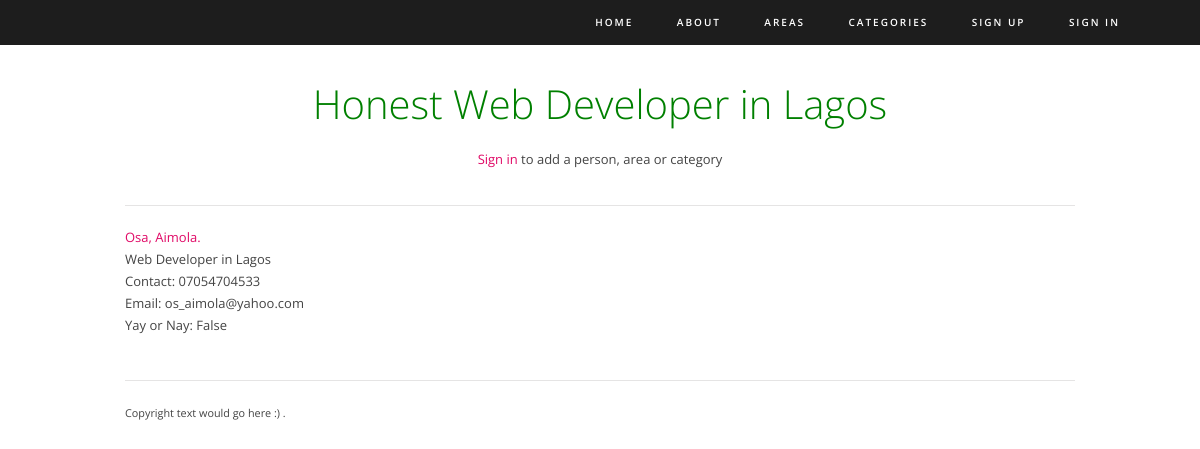
The page /honest/lagos/web-developer/ on the database its author committed.
### honest/models.py (models this page shows, shortened)
class Category(models.Model):
    category = models.CharField(max_length=100, unique=True, default='General',
                                help_text="Category of Service Provided")
    views = models.IntegerField(default=0)
    slug = models.SlugField()
    def __str__(self):
        return self.category

class Area(models.Model):
    state = models.CharField(max_length=100, unique=True, default='Nigeria')
    views = models.IntegerField(default=0)
    slug = models.SlugField()
    """ commented out, states are unique and cant have multiple areas
    area = models.CharField(max_length=100, unique=True, null=True)
    """
    def __str__(self):
        return self.state

class Person(models.Model):
    service = models.ForeignKey(Category, on_delete=models.PROTECT, related_name='service', help_text='Service')
    location = models.ForeignKey(Area, on_delete=models.PROTECT, related_name='location', help_text='Location (state)')
    first_name = models.CharField(max_length=60, help_text='First name')
    last_name = models.CharField(max_length=60, help_text='Last name (surname)')
    phone_number = models.CharField(max_length=14, validators=[
        MinLengthValidator(11, message='phone number must be 11 - 14 characters long')], help_text="phone number 11"
                                                                                                   "- 14 digits allowed")
    email = models.EmailField(max_length=150, blank=True, help_text='Valid email address')
    date_added = models.DateField(auto_now_add=True)
    views = models.IntegerField(default=0)
    upvotes = models.IntegerField(default=0)
    downvotes = models.IntegerField(default=0)
    rating = models.FloatField(default=0)
    def vote_positive(self):
        return self.upvotes > self.downvotes

### honest/views.py (the view)
# urls.py: path('<str:area_slug>/<str:category_slug>/', views.category_in_area, name='category_in_area'),
def category_in_area(request, area_slug, category_slug):
    category = Category.objects.get(slug=category_slug)
    area = Area.objects.get(slug=area_slug)
    people = Person.objects.filter(service=category, location=area)
    context = {'category': category, 'area': area, 'people': people}
    return render(request, 'honest/category_in_area.html', context)

### honest/templates/honest/category_in_area.html (shortened to what this page needs)
{% extends 'honest/themedbase.html' %}
{% block intro_block %}
    <h1>Honest {{category.category}} in {{area.state}}</h1>
    {% if user.is_authenticated %}
        <div class="one-third first"><a href="{% url 'honest:add_person' %}">Add a person</a></div>
        <div class="one-third"><a href="{% url 'honest:add_area' %}">Add an area</a></div>
        <div class="one-third"><a href="{% url 'honest:add_category' %}">Add a category</a></div>
    {% else %}
        <p><a href="{% url 'auth_login' %}">Sign in</a> to add a person, area or category</p>
    {% endif %}
{% endblock %}
{% block body_block %}
    {% for person in people %}
    <a href="{% url 'honest:person' person.location person.service person.id%}">{{person.first_name}}, {{person.last_name}}.</a>
            </br>{{person.service}} in {{person.location}}
            </br>Contact: {{person.phone_number}}
            </br>Email: {{person.email}}
            </br>Yay or Nay: {{person.vote_positive}}
    {% endfor %}
{% endblock %}

### static/honest/themedstyle.css (style rules this page uses)
html, body, div, span, applet, object, iframe, h1, h2, h3, h4, h5, h6, p, blockquote, pre, a, abbr, acronym, address, big, cite, code, del, dfn, em, img, ins, kbd, q, s, samp, small, strike, strong, sub, sup, tt, var, b, u, i, center, dl, dt, dd, ol, ul, li, fieldset, form, label, legend, table, caption, tbody, tfoot, thead, tr, th, td, article, aside, canvas, details, figcaption, figure, footer, header, hgroup, menu, nav, section, summary, time, mark, audio, video { margin:0; padding:0 }
h1, h2, h3, h4, h5, h6 { font-size:100%; font-weight:normal }
body { font-family:"Open Sans", sans-serif; font-size:13px; line-height:22px; color:#444444; padding:0; }
a, a:link { color:#e00966; text-decoration:none; }
h1, h2, h3, h4, h5, h6, p { margin-bottom:10px; }
h1, h2, h3, h4, h5, h6 { color:green; font-weight:300; }
h1 { font-size:30px; line-height:1.7em; }
#main-content .text-intro h1 { font-size:40px; color:green; text-align:center; }
#main-content .text-intro p { text-align:center; }

### rows shown on the page
Category: category "Web Developer"
Area: state "Lagos"
Person: first_name "Osa", last_name "Aimola", service "Web Developer", location "Lagos", phone_number "07054704533", email "os_aimola@yahoo.com", vote_positive "False"
